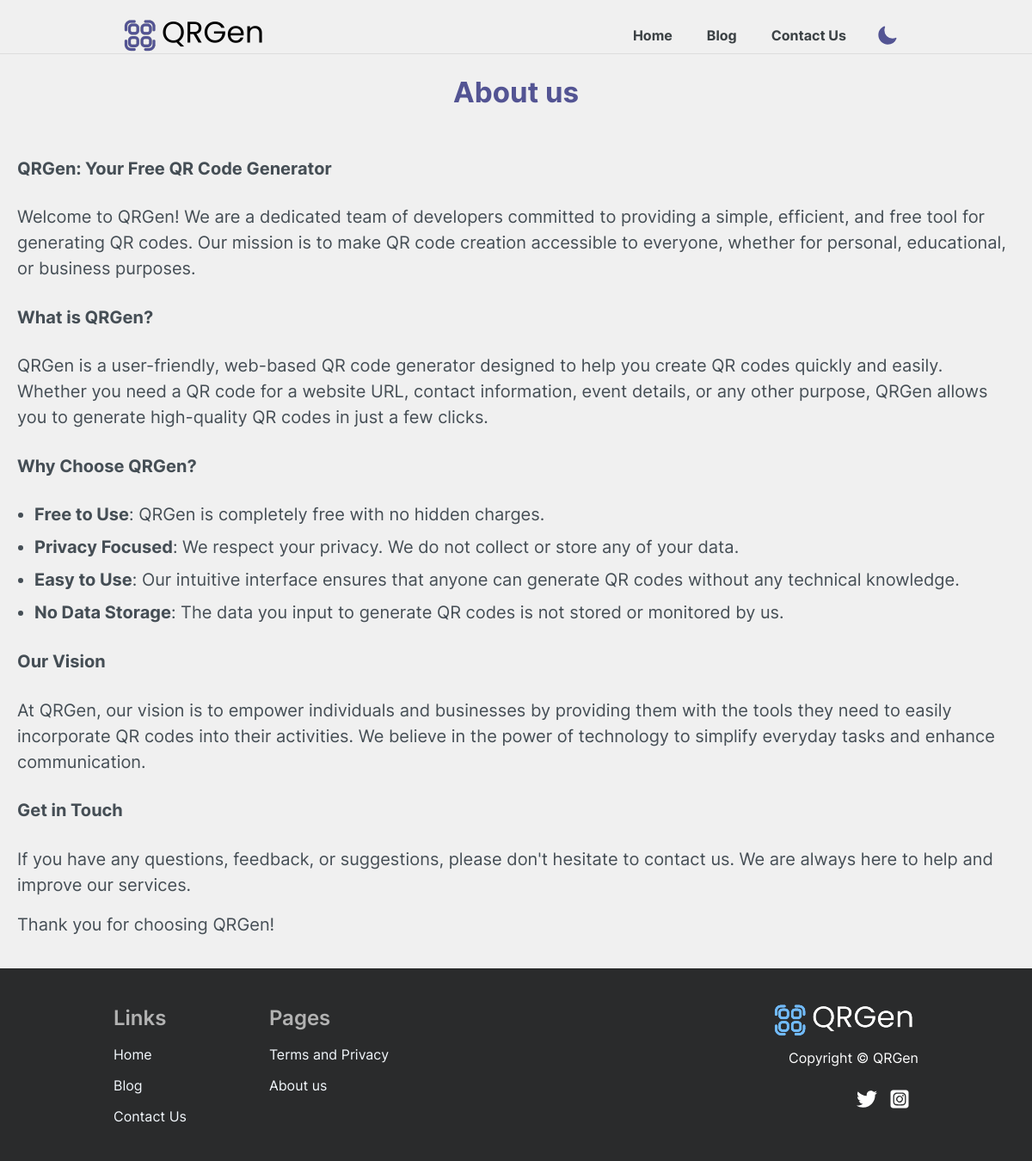
Page /page.php?id=19 on the committed database.
### tables this page shows
CREATE TABLE `header_links` (
  `id` int NOT NULL,
  `title` varchar(100) NOT NULL,
  `url` varchar(255) NOT NULL,
  `enabled` tinyint(1) NOT NULL DEFAULT '1'
);

CREATE TABLE `pages` (
  `id` int NOT NULL,
  `title` varchar(255) NOT NULL,
  `content` text NOT NULL,
  `meta_description` varchar(500) DEFAULT NULL,
  `keywords` varchar(500) DEFAULT NULL,
  `include_header` tinyint(1) NOT NULL DEFAULT '0',
  `include_footer` tinyint(1) NOT NULL DEFAULT '0',
  `include_both` tinyint(1) NOT NULL DEFAULT '0'
);

CREATE TABLE `seo_metadata` (
  `id` int NOT NULL,
  `title` varchar(500) NOT NULL,
  `seo_description` varchar(500) DEFAULT NULL,
  `seo_keywords` varchar(500) DEFAULT NULL,
  `open_graph_title` varchar(500) DEFAULT NULL,
  `open_graph_description` varchar(500) DEFAULT NULL,
  `index_page_title` varchar(500) DEFAULT NULL,
  `index_page_lead_paragraph` text,
  `footer_content` text
);

CREATE TABLE `social_media` (
  `id` int NOT NULL,
  `name` varchar(100) NOT NULL,
  `icon_class` varchar(16000) NOT NULL,
  `link` varchar(255) NOT NULL
);

### page.php (the view, shortened to what this page needs)
<?php
function convertToEmbedLink($directLink)
{
  $matches = [];
  preg_match('/\/chat\/([a-zA-Z0-9\/]+)\/?/', $directLink, $matches);
  if (isset($matches[1])) {
    $embedLink = "https://embed.tawk.to/{$matches[1]}";
    return $embedLink;
  } else {
    return $directLink;
  }
}
$tawkToDirectLink = $_ENV['TAWKTO_WIDGET_LINK'];
$tawkToEmbedLink = convertToEmbedLink($tawkToDirectLink);
        ?>
        <?php
include('header.php');
$pageId = $_GET['id'] ?? null;
if ($pageId !== null) {
    $host = $_ENV['DB_HOST'] ?? 'localhost';
    $port = $_ENV['DB_PORT'] ?? 3306;
    $dbname = $_ENV['DB_NAME'] ?? '';
    $user = $_ENV['DB_USER'] ?? '';
    $pass = $_ENV['DB_PASS'] ?? '';
    try {
        $pdo = new PDO("mysql:host=$host;port=$port;dbname=$dbname", $user, $pass);
        $pdo->setAttribute(PDO::ATTR_ERRMODE, PDO::ERRMODE_EXCEPTION);
        $stmt = $pdo->prepare("SELECT title, content, meta_description, keywords FROM pages WHERE id = ?");
        $stmt->execute([$pageId]);
        $page = $stmt->fetch(PDO::FETCH_ASSOC);
        if ($page) {
            echo "<!DOCTYPE html>
                    <html lang='en'>
                    <head>
                        <title>{$page['title']}</title>
                        <meta name='description' content='{$page['meta_description']}'>
                        <meta name='keywords' content='{$page['keywords']}'>
                          <link rel='stylesheet' href='styles.css'>
                <link rel='stylesheet' href='static/assets/css/styles.min.css'>
                    s1.src = '<?php echo $tawkToEmbedLink; ?>';
                    </head>
            background: " . getCssValue('body', 'background', $pdo) . ";
            color: " . getCssValue('.c3', 'color', $pdo) . ";
            background: " . getCssValue('.dark body', 'background', $pdo) . ";
            color: " . getCssValue('.dark .dark-c8', 'color', $pdo) . ";
            color: " . getCssValue('.c3', 'color', $pdo) . ";
            color: " . getCssValue('.c3', 'color', $pdo) . ";
            color: " . getCssValue('.c3', 'color', $pdo) . ";
            background-color: " . getCssValue('.c3', 'color', $pdo) . ";
                    <body>";
            echo "<div id='content'>
        <h1 class='h1 h2 h3 dark-c8'>{$page['title']}</h1>
         <div class='c2 dark-c4 fs16 fs20-S'>
                                <p class='mb48'>{$page['content']}</p>
                            </div>
                </div>";
            echo "</body></html>";
        } else {
            echo "<p>Page not found</p>";
        }
    } catch(PDOException $e) {
        error_log("Database connection error: " . $e->getMessage());
        die("ERROR: Could not connect. " . $e->getMessage());
    }
} else {
    echo "<p>Page ID not provided</p>";
}
include('footer.php');
?>
<head>

### header.php (shortened to what this page needs)
<?php
$host = $_ENV['DB_HOST'] ?? 'localhost';
$port = $_ENV['DB_PORT'] ?? 3306;
$dbname = $_ENV['DB_NAME'] ?? '';
$user = $_ENV['DB_USER'] ?? '';
$pass = $_ENV['DB_PASS'] ?? '';
try {
    $pdo = new PDO("mysql:host=$host;port=$port;dbname=$dbname", $user, $pass);
    $pdo->setAttribute(PDO::ATTR_ERRMODE, PDO::ERRMODE_EXCEPTION);
} catch(PDOException $e) {
    error_log("Database connection error: " . $e->getMessage());
    die("ERROR: Could not connect. " . $e->getMessage());
}
try {
    $stmt = $pdo->query("SELECT * FROM `social_media`");
    $socialMediaLinks = $stmt->fetchAll(PDO::FETCH_ASSOC);
} catch(PDOException $e) {
    error_log("Error fetching SEO data: " . $e->getMessage());
}
 try {
        $pdo = new PDO("mysql:host=$host;port=$port;dbname=$dbname", $user, $pass);
        $pdo->setAttribute(PDO::ATTR_ERRMODE, PDO::ERRMODE_EXCEPTION);
    } catch(PDOException $e) {
        error_log("Database error: " . $e->getMessage());
    }
$stmt = $pdo->prepare("SELECT id, title, url FROM header_links WHERE enabled = 1");
$stmt->execute();
$headerLinks = $stmt->fetchAll(PDO::FETCH_ASSOC);
$darkmode = $_ENV['DARKMODE'] === 'true';
?>
  <link rel="stylesheet" href="styles.css">
  <link rel="stylesheet" href="static/assets/css/styles.min.css">
<header class="pt20">
    <div class="container">
        <div class="R aic gx16">
            <div class="C">
           <a class="button" href="index.php">
                    <img class="logo" src="/admin/uploads/logo.png" alt="" height="auto">
                </a>
            </div>
<div class="C0    " id="headerLinks">
    <ul class="header-links">
        <?php
        foreach ($headerLinks as $link) {
            echo '<li><a href="' . htmlspecialchars($link['url']) . '" class="c2 dark-c4 fs20 fs32-M">' . htmlspecialchars($link['title']) . '</a></li>';
        }
        ?>
    </ul>
</div>
            <div class="C0">
                <div class=" gtranslate_wrapper"></div>
</div>
<div class="C0 ">
    <?php if ($darkmode): ?>
        <div class="wh60 c3 c3 dark-c8  container">
            <label class="icon wh60 c3 c3 dark-c8 mr8 toggle" for="darkModeSwitch">
                <div class="icon icon--moon">
                </div>
            </label>
        </div>
    <?php endif; ?>
</div>
</header>

### footer.php (shortened to what this page needs)
 <?php
$host = $_ENV['DB_HOST'] ?? 'localhost';
$port = $_ENV['DB_PORT'] ?? 3306;
$dbname = $_ENV['DB_NAME'] ?? '';
$user = $_ENV['DB_USER'] ?? '';
$pass = $_ENV['DB_PASS'] ?? '';
try {
    $pdo = new PDO("mysql:host=$host;port=$port;dbname=$dbname", $user, $pass);
    $pdo->setAttribute(PDO::ATTR_ERRMODE, PDO::ERRMODE_EXCEPTION);
} catch(PDOException $e) {
    error_log("Database connection error: " . $e->getMessage());
    die("ERROR: Could not connect. " . $e->getMessage());
}
try {
    $stmt = $pdo->query("SELECT * FROM seo_metadata WHERE id = 2");
    $seoData = $stmt->fetch(PDO::FETCH_ASSOC);
} catch(PDOException $e) {
    error_log("Error fetching SEO data: " . $e->getMessage());
}
    $stmt = $pdo->query("SELECT * FROM `social_media`");
    $socialMediaLinks = $stmt->fetchAll(PDO::FETCH_ASSOC);
$stmt = $pdo->prepare("SELECT id, title FROM pages WHERE include_footer = 1");
$stmt->execute();
$footerPages = $stmt->fetchAll(PDO::FETCH_ASSOC);
?>
<link rel="stylesheet" href="https://cdnjs.cloudflare.com/ajax/libs/font-awesome/5.15.4/css/all.min.css" />
 <footer class="py40 mta bgc6">
    <div class="container">
        <div class="R gy48 gx48">
            <div class="C0-M mr72-L">
                  <div class="C0-M">
   <div class="c7 fs24 fw6 mb12">Links</div>
<div class="gy12">
    <?php foreach ($headerLinks as $link): ?>
        <div><a href="<?php echo htmlspecialchars($link['url']); ?>" class="link2 c4"><?php echo htmlspecialchars($link['title']); ?></a></div>
    <?php endforeach; ?>
</div>
          </div>
        </div>
<div class="C0-M" style="margin-bottom: 10px;">
                <div class="c7 fs24 fw6 mb12">Pages</div>
                <div class="gy12">
                    <?php foreach ($footerPages as $page): ?>
                        <div><a href="page.php?id=<?php echo $page['id']; ?>" class="link2 c4"><?php echo htmlspecialchars($page['title']); ?></a></div>
                    <?php endforeach; ?>
                    </div>
        </div>
        <div class="C-M tar-M"><img class="mb12" src="/admin/uploads/logodark.png" alt="">
<div>
    <p id="copyright" class="mt-3">
        <?= htmlspecialchars($seoData['footer_content'] ?? '') ?>
    </p>
    <div class="social-media-icons">
        <ul>
            <?php foreach ($socialMediaLinks as $socialMediaLink): ?>
                <li style="display: inline-block; margin-right: 10px;">
                    <a href="<?php echo htmlspecialchars($socialMediaLink['link']); ?>">
                        <?php echo $socialMediaLink['icon_class']; ?>
                    </a>
                </li>
            <?php endforeach; ?>
        </ul>
    </div>
</div>
    </div>
  </footer>

### styles.css (style rules this page uses)
label { display: block; margin-bottom: 10px; }
.header-links { list-style-type: none; display: flex; justify-content: right; align-items: right; margin: 0; padding: 0; }
.header-links li { margin-right: 40px; }
.header-links li:last-child { margin-right: 0; }
.header-links li a { color: #3c4245; font-weight: bold; text-decoration: none; font-size: 16px; transition: color 0.3s; }
.gtranslate_wrapper { top: 1px; right: 10px; }
#copyright { color: white; }

### header.php (style rules this page uses)
.toggle { width: 10px; height: 10px; border-radius: auto; display: grid; place-items: center; cursor: pointer; line-height: -3; margin-left: -17px; }
.icon { grid-column: 1 / 1; grid-row: 1 / 1; transition: transform 500ms; }
.icon--moon { transition-delay: 200ms; }
header.pt20 { padding-top: 20px; background-color: ; border-bottom: 1px solid rgba(204, 204, 204, 0.5); }
.social-media-icons ul li a svg { width: 5px; height: 5px; }
.social-media-icons { position: relative; text-align: center; }
.social-media-icons ul { margin: 0; padding: 0; list-style-type: none; }
.social-media-icons ul li { display: inline-block; margin-right: 10px; vertical-align: middle; }
.social-media-icons ul li:last-child { margin-right: 0; }
.social-media-icons ul li a svg { width: 9px; height: 9px; fill: #fff; }

### page.php (style rules this page uses)
#content { text-align: auto; margin: auto; width: auto; max-width: auto; padding: 20px; border-radius: 10px; }
.h1 { text-align: center; }

### footer.php (style rules this page uses)
.social-media-icons ul li a svg { width: 24px; height: 24px; }
.social-media-icons { position: relative; text-align: right; }
.social-media-icons ul { margin: 0; padding: 0; list-style-type: none; }
.social-media-icons ul li { display: inline-block; margin-right: 10px; vertical-align: middle; }
.social-media-icons ul li:last-child { margin-right: 0; }
.social-media-icons ul li a svg { width: 24px; height: 24px; fill: #fff; }

### rows in the picture
header_links: title "Home"
header_links: title "Blog"
header_links: title "Contact Us"
pages: title "About us", content "QRGen: Your Free QR Code Generator Welcome to QRGen! We are a dedicated team of developers committed to providing a simple, efficient, and free tool for generating QR codes. Our mission is to make QR code creation accessible to everyone, whether for personal, educational, or business purposes. What is QRGen? QRGen is a user-friendly, web-based QR code generator designed to help you create QR codes quickly and easily. Whether you need a QR code for a website URL, contact information, event details, or any other purpose, QRGen allows you to generate high-quality QR codes in just a few clicks. Why Choose QRGen? Free to Use : QRGen is completely free with no hidden charges. Privacy Focused : We…"
pages: title "Terms and Privacy"
seo_metadata: footer_content "Copyright © QRGen"
